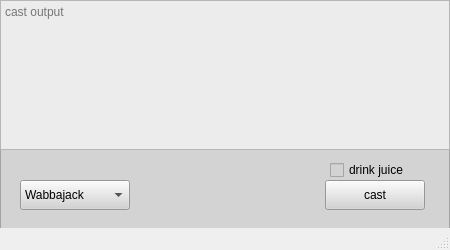
<?xml version="1.0" encoding="UTF-8"?>
<ui version="4.0">
 <class>MainWindow</class>
 <widget class="QMainWindow" name="MainWindow">
  <property name="geometry">
   <rect>
    <x>0</x>
    <y>0</y>
    <width>450</width>
    <height>250</height>
   </rect>
  </property>
  <property name="minimumSize">
   <size>
    <width>450</width>
    <height>250</height>
   </size>
  </property>
  <property name="maximumSize">
   <size>
    <width>450</width>
    <height>250</height>
   </size>
  </property>
  <property name="windowTitle">
   <string>MainWindow</string>
  </property>
  <widget class="QWidget" name="centralwidget">
   <widget class="QFrame" name="mainframe">
    <property name="geometry">
     <rect>
      <x>0</x>
      <y>0</y>
      <width>450</width>
      <height>250</height>
     </rect>
    </property>
    <property name="styleSheet">
     <string notr="true">background-color: lightgrey
</string>
    </property>
    <property name="frameShape">
     <enum>QFrame::StyledPanel</enum>
    </property>
    <property name="frameShadow">
     <enum>QFrame::Raised</enum>
    </property>
    <widget class="QPushButton" name="cast_btn">
     <property name="geometry">
      <rect>
       <x>325</x>
       <y>180</y>
       <width>100</width>
       <height>30</height>
      </rect>
     </property>
     <property name="text">
      <string>cast</string>
     </property>
    </widget>
    <widget class="QFrame" name="frame">
     <property name="geometry">
      <rect>
       <x>0</x>
       <y>0</y>
       <width>450</width>
       <height>150</height>
      </rect>
     </property>
     <property name="frameShape">
      <enum>QFrame::StyledPanel</enum>
     </property>
     <property name="frameShadow">
      <enum>QFrame::Raised</enum>
     </property>
     <widget class="QTextBrowser" name="textBrowser">
      <property name="geometry">
       <rect>
        <x>0</x>
        <y>0</y>
        <width>450</width>
        <height>150</height>
       </rect>
      </property>
      <property name="styleSheet">
       <string notr="true">background-color:rgb(236, 236, 236)</string>
      </property>
      <property name="acceptRichText">
       <bool>true</bool>
      </property>
      <property name="placeholderText">
       <string>cast output</string>
      </property>
     </widget>
    </widget>
    <widget class="QComboBox" name="item_selector">
     <property name="geometry">
      <rect>
       <x>20</x>
       <y>180</y>
       <width>110</width>
       <height>30</height>
      </rect>
     </property>
     <item>
      <property name="text">
       <string>Wabbajack</string>
      </property>
     </item>
    </widget>
    <widget class="QCheckBox" name="drink_juice">
     <property name="geometry">
      <rect>
       <x>330</x>
       <y>160</y>
       <width>100</width>
       <height>20</height>
      </rect>
     </property>
     <property name="text">
      <string>drink juice</string>
     </property>
    </widget>
   </widget>
  </widget>
  <widget class="QStatusBar" name="statusbar"/>
 </widget>
 <resources/>
 <connections/>
</ui>
